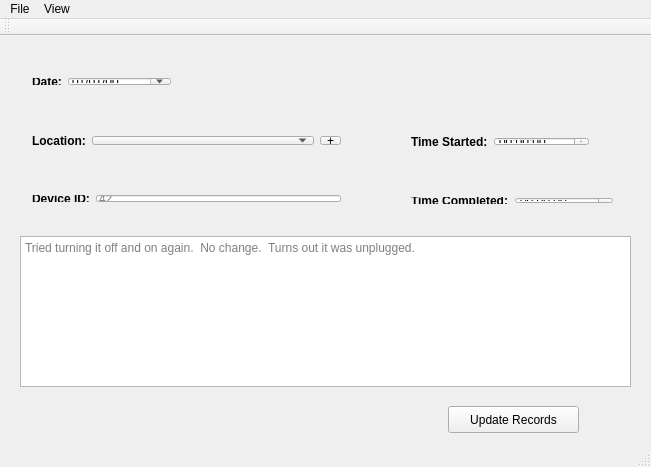
<?xml version="1.0" encoding="UTF-8"?>
<ui version="4.0">
 <class>MainWindow</class>
 <widget class="QMainWindow" name="MainWindow">
  <property name="geometry">
   <rect>
    <x>0</x>
    <y>0</y>
    <width>651</width>
    <height>467</height>
   </rect>
  </property>
  <property name="windowTitle">
   <string>Systems Change Log</string>
  </property>
  <widget class="QWidget" name="centralWidget">
   <widget class="QTextEdit" name="notesTextEdit">
    <property name="geometry">
     <rect>
      <x>20</x>
      <y>200</y>
      <width>611</width>
      <height>151</height>
     </rect>
    </property>
    <property name="placeholderText">
     <string>Tried turning it off and on again.  No change.  Turns out it was unplugged.</string>
    </property>
   </widget>
   <widget class="QPushButton" name="updateRecordsPushButton">
    <property name="geometry">
     <rect>
      <x>448</x>
      <y>370</y>
      <width>131</width>
      <height>27</height>
     </rect>
    </property>
    <property name="text">
     <string>Update Records</string>
    </property>
   </widget>
   <widget class="QWidget" name="layoutWidget">
    <property name="geometry">
     <rect>
      <x>21</x>
      <y>31</y>
      <width>161</width>
      <height>29</height>
     </rect>
    </property>
    <layout class="QFormLayout" name="dateFormLayout">
     <item row="0" column="0">
      <widget class="QLabel" name="dateLabel">
       <property name="font">
        <font>
         <weight>75</weight>
         <bold>true</bold>
        </font>
       </property>
       <property name="text">
        <string>Date:</string>
       </property>
      </widget>
     </item>
     <item row="0" column="1">
      <widget class="QDateEdit" name="dateEdit">
       <property name="displayFormat">
        <string>MM/dd/yy</string>
       </property>
       <property name="calendarPopup">
        <bool>true</bool>
       </property>
      </widget>
     </item>
    </layout>
   </widget>
   <widget class="QWidget" name="layoutWidget">
    <property name="geometry">
     <rect>
      <x>21</x>
      <y>148</y>
      <width>331</width>
      <height>29</height>
     </rect>
    </property>
    <layout class="QFormLayout" name="deviceIDFormLayout">
     <item row="0" column="0">
      <widget class="QLabel" name="deviceIDLabel">
       <property name="font">
        <font>
         <weight>75</weight>
         <bold>true</bold>
        </font>
       </property>
       <property name="text">
        <string>Device ID:</string>
       </property>
      </widget>
     </item>
     <item row="0" column="1">
      <widget class="QLineEdit" name="deviceIDLineEdit">
       <property name="placeholderText">
        <string>42</string>
       </property>
      </widget>
     </item>
    </layout>
   </widget>
   <widget class="QWidget" name="layoutWidget">
    <property name="geometry">
     <rect>
      <x>21</x>
      <y>89</y>
      <width>331</width>
      <height>31</height>
     </rect>
    </property>
    <layout class="QHBoxLayout" name="locationLayout">
     <item>
      <layout class="QFormLayout" name="locationFormLayout">
       <item row="0" column="0">
        <widget class="QLabel" name="locationLabel">
         <property name="font">
          <font>
           <weight>75</weight>
           <bold>true</bold>
          </font>
         </property>
         <property name="text">
          <string>Location:</string>
         </property>
        </widget>
       </item>
       <item row="0" column="1">
        <widget class="QComboBox" name="locationComboBox"/>
       </item>
      </layout>
     </item>
     <item>
      <widget class="QToolButton" name="addLocationToolButton">
       <property name="text">
        <string>+</string>
       </property>
      </widget>
     </item>
    </layout>
   </widget>
   <widget class="QWidget" name="layoutWidget">
    <property name="geometry">
     <rect>
      <x>400</x>
      <y>90</y>
      <width>200</width>
      <height>31</height>
     </rect>
    </property>
    <layout class="QFormLayout" name="timeInFormLayout">
     <item row="0" column="1">
      <widget class="QTimeEdit" name="timeInTimeEdit"/>
     </item>
     <item row="0" column="0">
      <widget class="QLabel" name="timeInLabel">
       <property name="font">
        <font>
         <weight>75</weight>
         <bold>true</bold>
        </font>
       </property>
       <property name="text">
        <string>Time Started:</string>
       </property>
      </widget>
     </item>
    </layout>
   </widget>
   <widget class="QWidget" name="layoutWidget">
    <property name="geometry">
     <rect>
      <x>400</x>
      <y>150</y>
      <width>224</width>
      <height>29</height>
     </rect>
    </property>
    <layout class="QFormLayout" name="timeOutFormLayout">
     <item row="0" column="0">
      <widget class="QLabel" name="timeOutLabel">
       <property name="font">
        <font>
         <weight>75</weight>
         <bold>true</bold>
        </font>
       </property>
       <property name="text">
        <string>Time Completed:</string>
       </property>
      </widget>
     </item>
     <item row="0" column="1">
      <widget class="QTimeEdit" name="timeOutTimeEdit"/>
     </item>
    </layout>
   </widget>
  </widget>
  <widget class="QMenuBar" name="menuBar">
   <property name="geometry">
    <rect>
     <x>0</x>
     <y>0</y>
     <width>651</width>
     <height>25</height>
    </rect>
   </property>
   <widget class="QMenu" name="menuFile">
    <property name="title">
     <string>File</string>
    </property>
    <widget class="QMenu" name="menuReports">
     <property name="title">
      <string>Reports</string>
     </property>
     <addaction name="actionExport_Records_By"/>
    </widget>
    <addaction name="menuReports"/>
    <addaction name="separator"/>
    <addaction name="actionExit"/>
   </widget>
   <widget class="QMenu" name="menuView">
    <property name="title">
     <string>View</string>
    </property>
    <addaction name="actionBrowse_Logs"/>
    <addaction name="actionWindows_Event_Logs"/>
   </widget>
   <addaction name="menuFile"/>
   <addaction name="menuView"/>
  </widget>
  <widget class="QToolBar" name="mainToolBar">
   <attribute name="toolBarArea">
    <enum>TopToolBarArea</enum>
   </attribute>
   <attribute name="toolBarBreak">
    <bool>false</bool>
   </attribute>
  </widget>
  <widget class="QStatusBar" name="statusBar"/>
  <action name="actionExit">
   <property name="text">
    <string>Exit</string>
   </property>
  </action>
  <action name="actionExport_All_Records">
   <property name="text">
    <string>Export All Records</string>
   </property>
  </action>
  <action name="actionBy_Device_ID">
   <property name="text">
    <string>By Device ID</string>
   </property>
  </action>
  <action name="actionDy_Date">
   <property name="text">
    <string>Dy Date</string>
   </property>
  </action>
  <action name="actionBy_Location">
   <property name="text">
    <string>By Location</string>
   </property>
  </action>
  <action name="actionExport_Records_By">
   <property name="text">
    <string>Export Records By...</string>
   </property>
  </action>
  <action name="actionBrowse_Logs">
   <property name="text">
    <string>Browse Change Logs</string>
   </property>
  </action>
  <action name="actionWindows_Event_Logs">
   <property name="text">
    <string>Windows Event Logs</string>
   </property>
  </action>
 </widget>
 <layoutdefault spacing="6" margin="11"/>
 <tabstops>
  <tabstop>dateEdit</tabstop>
  <tabstop>locationComboBox</tabstop>
  <tabstop>addLocationToolButton</tabstop>
  <tabstop>deviceIDLineEdit</tabstop>
  <tabstop>timeInTimeEdit</tabstop>
  <tabstop>timeOutTimeEdit</tabstop>
  <tabstop>notesTextEdit</tabstop>
  <tabstop>updateRecordsPushButton</tabstop>
 </tabstops>
 <resources/>
 <connections/>
</ui>
